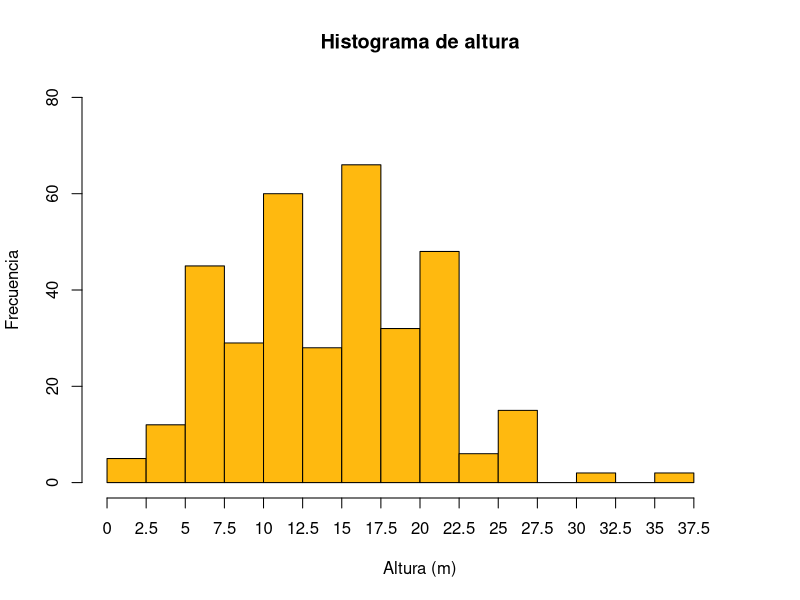
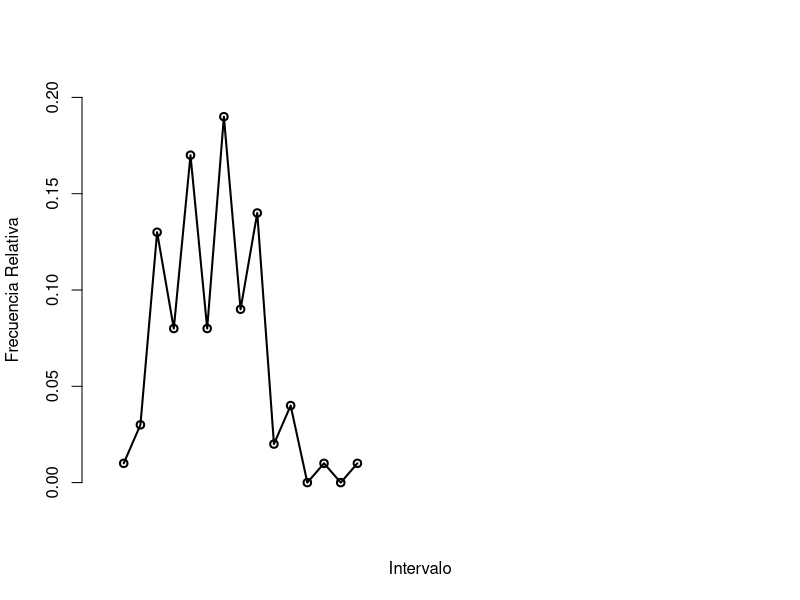
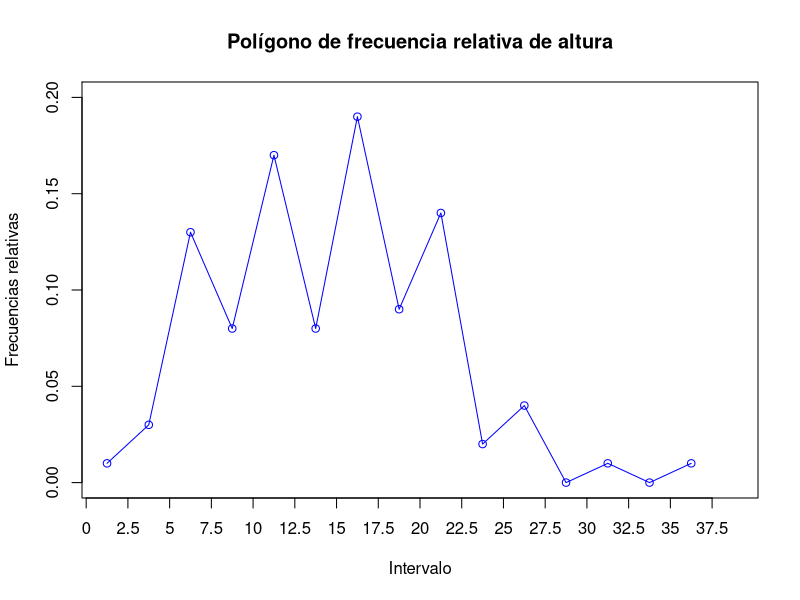
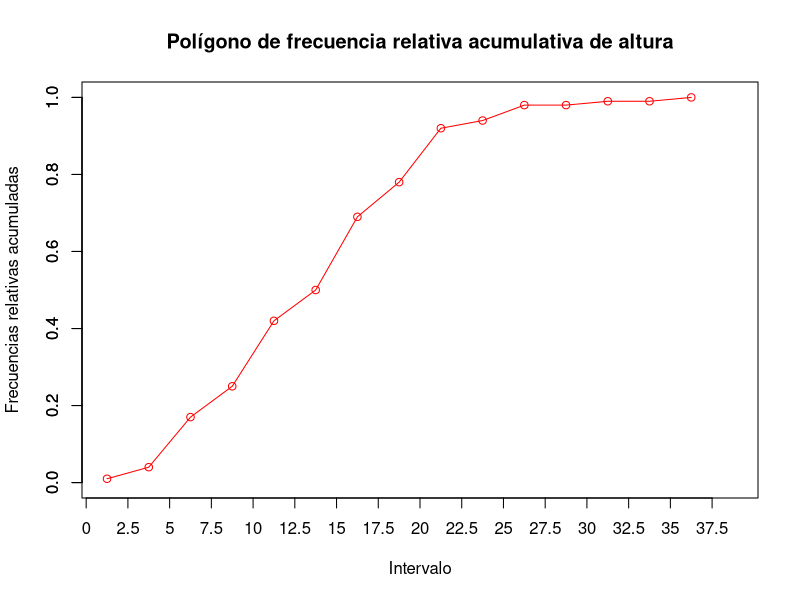
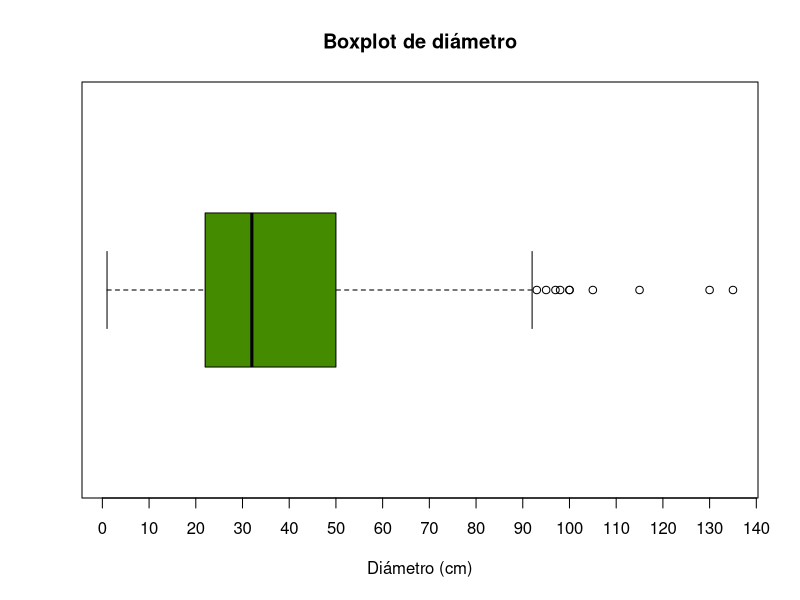
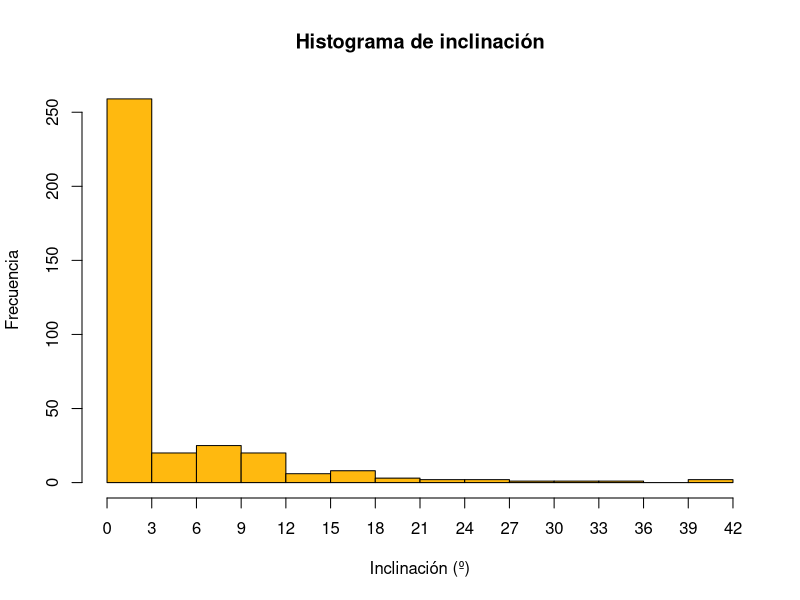
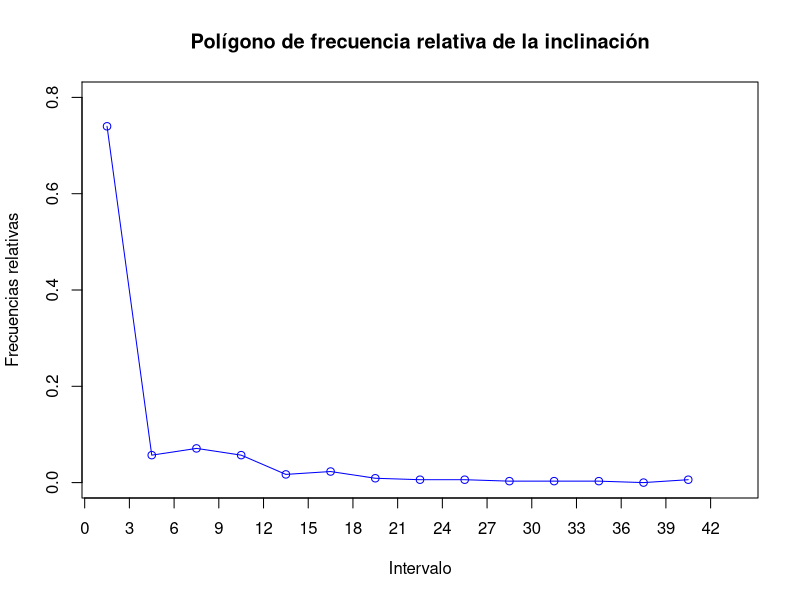
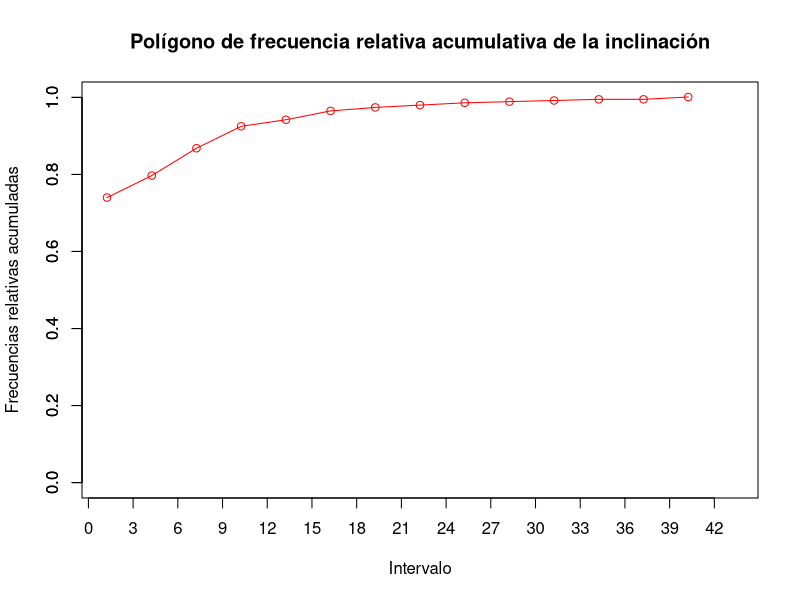

These charts were generated, in order, by the following R code: (Note: this script raises an error after producing the figures.)
#Para empezar a usar R, ejecutar en la consola:\\
#install.packages("readxl") \\
#library("readxl") \\
#install.packages("xtable")\\
#library(xtable)\\
#
#Los datos que tenemos son el censo de los arboles, o una muestra del censo?
#En base a la respuesta de eso, corregir.
#



install.packages("readxl")
library("readxl")
install.packages("xtable")
library(xtable)



table <- read_excel("Base1.xls")

attach(table)

library("readxl")
library("xtable")
attach(table)

# Analisis univariado
# Altura

x <- table (cut(altura, seq(0, 37.5, by = 2.5) ,include.lowest=TRUE, right = FALSE))

porc <- round((x/dim(table)[1]),2)
y <- data.frame(x, porc, cumsum(porc))[,-3]
colnames(y) = c("Intervalo","Frecuencia absoluta", "Frecuencia relativa", "Frecuencia relativa acumulada")
tablaAltura <- xtable(y,caption="Altura de los árboles censados")

print(tablaAltura, include.rownames = FALSE)




hist(altura, main = "Histograma de altura", xlab = "Altura (m)", ylab = "Frecuencia", 
     ylim = range(0:80), col = "darkgoldenrod1", right = FALSE, 
     breaks = seq(0, 37.5, by = 2.5), 
     xlim = range(0:40), xaxt = "n") # xaxt = "n" turns off the x-axis labels


axis(side = 1, at = seq(0, 37.5, by = 2.5), labels = seq(0, 37.5, by = 2.5), cex.axis = 1)

plot(porc, type="o",xlim=c(0,37.5), ylim=c(0,0.2), xlab="Intervalo", ylab="Frecuencia Relativa",xaxt="n")



plot(main="Polígono de frecuencia relativa de altura", seq(0, 35, by = 2.5), porc, type="o", col="blue",xlim=c(0,37.5), ylim=c(0,0.2), xlab="Intervalo", ylab="Frecuencias relativas",xaxt="n")
axis(side = 1, at = seq(0, 37.5, by = 2.5) - 1.25, labels = seq(0, 37.5, by = 2.5), cex.axis = 1, )
axis(2)

plot(main="Polígono de frecuencia relativa acumulativa de altura",seq(0, 35, by = 2.5), cumsum(porc), type="o", col="red",xlim=c(0,37.5), ylim=c(0,1), xlab="Intervalo", ylab="Frecuencias relativas acumuladas",xaxt="n")
axis(side = 1, at = seq(0, 37.5, by = 2.5) - 1.25, labels = seq(0, 37.5, by = 2.5), cex.axis = 1, )
axis(2)



#Diametro

frecuencia <- table(cut(diametro, seq(0,140,by=10) ,include.lowest=TRUE, right = FALSE))
porc <- round((frecuencia/dim(table)[1]),2)
y <- data.frame(frecuencia, porc, cumsum(porc))[,-3]
colnames(y) = c("Intervalo","Frecuencia absoluta", "Frecuencia relativa", "Frecuencia relativa acumulada")
tablaAltura <- xtable(y)
print(tablaAltura, include.rownames = FALSE)


boxplot(diametro, horizontal=TRUE,xlab="Diámetro (cm)", xaxt="n",col = "chartreuse4", main="Boxplot de diámetro")
axis(side = 1, at = seq(0, 140, by = 10), labels = seq(0, 140, by = 10), cex.axis = 1)




#Inclinacion

# Arboles con inclinacion 0:
cant <- length(inclinacio[inclinacio == 0])

frec <- table(cut(inclinacio, seq(0, 42, by = 3), right = FALSE))
porc <- round((frec/dim(table)[1]),3)
y <- data.frame(frec, porc, cumsum(porc))[,-3]
colnames(y) = c("Intervalo","Frecuencia absoluta", "Frecuencia relativa", "Frecuencia relativa acumulada")
tabla <- xtable(y)
print(tabla, include.rownames = FALSE)



hist(inclinacio, main = "Histograma de inclinación", xlab = "Inclinación (º)", ylab = "Frecuencia", 
     ylim = range(0:260), col = "darkgoldenrod1", right = FALSE, 
     breaks = seq(0, 42, by = 3), 
     xlim = range(0:42), xaxt = "n") # xaxt = "n" turns off the x-axis labels


axis(side = 1, at = seq(0, 42, by = 3), labels = seq(0, 42, by = 3), cex.axis = 1)


plot(main="Polígono de frecuencia relativa de la inclinación", seq(0, 39, by = 3), porc, type="o", col="blue",xlim=c(0,42),ylim=c(0,0.8), xlab="Intervalo", ylab="Frecuencias relativas",xaxt="n")
axis(side = 1, at = seq(0, 42, by = 3) - 1.5, labels = seq(0, 42, by = 3), cex.axis = 1, )
axis(2)

plot(main="Polígono de frecuencia relativa acumulativa de la inclinación",seq(0, 39, by = 3), cumsum(porc), type="o", col="red",xlim=c(0,42), ylim=c(0,1), xlab="Intervalo", ylab="Frecuencias relativas acumuladas",xaxt="n")
axis(side = 1, at = seq(0, 42, by = 3) - 1.25, labels = seq(0, 42, by = 3), cex.axis = 1, )
axis(2)


#Especie
#tabla
frec <- table(especie)
porc <- round(frec/dim(table)[1],3)

cumsum(porc)

y <- data.frame(frec, round(porc,2), round(cumsum(porc),2))[,-3]
colnames(y) = c("Intervalo","Frecuencia absoluta", "Frecuencia relativa", "Frecuencia relativa acumulada")
tabla <- xtable(y)
print(tabla, include.rownames = FALSE)

pie(table(especie), main="Especie de los árboles censados", labels=paste(y[,1], paste(porc*100,"%",sep="")))


#grafico
plot(frec, xlim=c(1,10), ylim=c(1,70), xlab="Especie", ylab="Frecuencia" ) #cex.axis=1.4


#Origen
frec <- table(origen)
porc <- round(frec/dim(table)[1],3)

y <- data.frame(frec, round((100*porc),2))[,-3]
colnames(y) = c("Origen","Frecuencia Absoluta","Porcentaje (%)")
tabla <- xtable(y)
print(tabla, include.rownames = FALSE)
y

pie(table(origen), labels = c("Exótico 68.9%", "Nativo/Autóctono 31.1%"), main="Orígen de los árboles censados")


#Brotes

#tabla
frec <- table(brotes)
porc <- round(frec/dim(table)[1],4)

cumsum(porc)

y <- data.frame(frec, round(porc,2), round(cumsum(porc),2))[,-3]
colnames(y) = c("Nº brotes","Frecuencia absoluta", "Frecuencia relativa", "Frecuencia relativa acumulada")
tabla <- xtable(y)
print(tabla, include.rownames = FALSE)

#grafico
plot(frec, xlim=c(0,8), ylim=c(1,100), xlab="Nº brotes", ylab="Frecuencia" ) #cex.axis=1.4

plot(cumsum(porc), type="s",xlab="Nº brotes", ylab="Frecuencia relativa acumulada" )#xaxt="n"
plot(0:8, cumsum(porc),  type="s", xlim=c(0,8), xaxt="n")



axis(side = 1, at = seq(0, , by = 3) - 1.25, labels = seq(0, 42, by = 3), cex.axis = 1 )
axis(2)

#Analisis bivariado

#analizaremos la altura y la especie de los arboles




boxplot(altura~especie, ylab = "altura (m)", col = "aquamarine4", cex=1.5,cex.lab= 1.2)



q <-split(table, table$especie) # separamos por especie
quantile(q$Acacia$altura)# armamos el quartil por cada especie.
quantile(q$Álamo$altura)
quantile(q$Casuarina$altura)
quantile(q$Ceibo$altura)
quantile(q$Eucalipto$altura)
quantile(q$Ficus$altura)
quantile(q$Fresno$altura)
quantile(q$Jacarandá$altura)
quantile(q$`Palo borracho`$altura)

y <- data.frame( c("Mínimo","1er Cuartil","Mediana","3er Cuartil","Máximo") , quantile(q$Acacia$altura), quantile(q$Álamo$altura),quantile(q$Casuarina$altura),
                 quantile(q$Ceibo$altura), quantile(q$Eucalipto$altura), quantile(q$Ficus$altura),
                 quantile(q$Fresno$altura), quantile(q$Jacarandá$altura), quantile(q$`Palo borracho`$altura)
                 )
colnames(y) = c("Medidas de interés","Acacia","Álamo", "Casuarina", "Ceibo" ,"Eucalipto", "Ficus", "Fresno", "Jacarandá", "Palo borracho")
tabla <- xtable(y)
print(tabla, include.rownames = FALSE)



y= cut(altura, seq(0, 35, by = 2.5))

j = table(y, especie)
tabla <- xtable(j)
print(tabla, include.rownames = FALSE)
